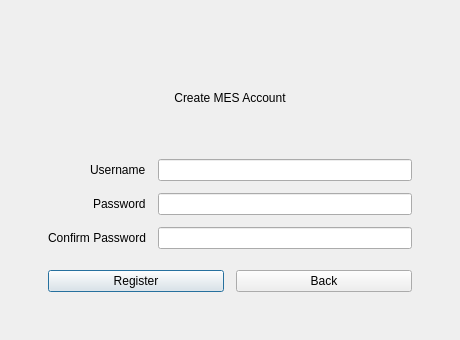
<?xml version="1.0" encoding="UTF-8"?>
<ui version="4.0">
 <class>RegisterWindow</class>
 <widget class="QDialog" name="RegisterWindow">
  <property name="geometry">
   <rect>
    <x>0</x>
    <y>0</y>
    <width>460</width>
    <height>340</height>
   </rect>
  </property>
  <property name="windowTitle">
   <string>Register User</string>
  </property>
  <layout class="QVBoxLayout" name="verticalLayout">
   <property name="leftMargin">
    <number>24</number>
   </property>
   <property name="topMargin">
    <number>24</number>
   </property>
   <property name="rightMargin">
    <number>24</number>
   </property>
   <property name="bottomMargin">
    <number>24</number>
   </property>
   <item>
    <widget class="QFrame" name="content_panel">
     <layout class="QVBoxLayout" name="contentLayout">
      <property name="spacing">
       <number>12</number>
      </property>
      <property name="leftMargin">
       <number>24</number>
      </property>
      <property name="topMargin">
       <number>24</number>
      </property>
      <property name="rightMargin">
       <number>24</number>
      </property>
      <property name="bottomMargin">
       <number>24</number>
      </property>
      <item>
       <widget class="QLabel" name="title_label">
        <property name="text">
         <string>Create MES Account</string>
        </property>
        <property name="alignment">
         <set>Qt::AlignCenter</set>
        </property>
       </widget>
      </item>
      <item>
       <layout class="QFormLayout" name="formLayout">
        <property name="labelAlignment">
         <set>Qt::AlignRight|Qt::AlignTrailing|Qt::AlignVCenter</set>
        </property>
        <item row="0" column="0">
         <widget class="QLabel" name="username_label">
          <property name="text">
           <string>Username</string>
          </property>
         </widget>
        </item>
        <item row="0" column="1">
         <widget class="QLineEdit" name="username"/>
        </item>
        <item row="1" column="0">
         <widget class="QLabel" name="password_label">
          <property name="text">
           <string>Password</string>
          </property>
         </widget>
        </item>
        <item row="1" column="1">
         <widget class="QLineEdit" name="password"/>
        </item>
        <item row="2" column="0">
         <widget class="QLabel" name="confirm_label">
          <property name="text">
           <string>Confirm Password</string>
          </property>
         </widget>
        </item>
        <item row="2" column="1">
         <widget class="QLineEdit" name="confirm_password"/>
        </item>
       </layout>
      </item>
      <item>
       <layout class="QHBoxLayout" name="buttonLayout">
        <item>
         <widget class="QPushButton" name="register_btn">
          <property name="text">
           <string>Register</string>
          </property>
         </widget>
        </item>
        <item>
         <widget class="QPushButton" name="back_btn">
          <property name="text">
           <string>Back</string>
          </property>
         </widget>
        </item>
       </layout>
      </item>
     </layout>
    </widget>
   </item>
  </layout>
 </widget>
 <resources/>
 <connections/>
</ui>
